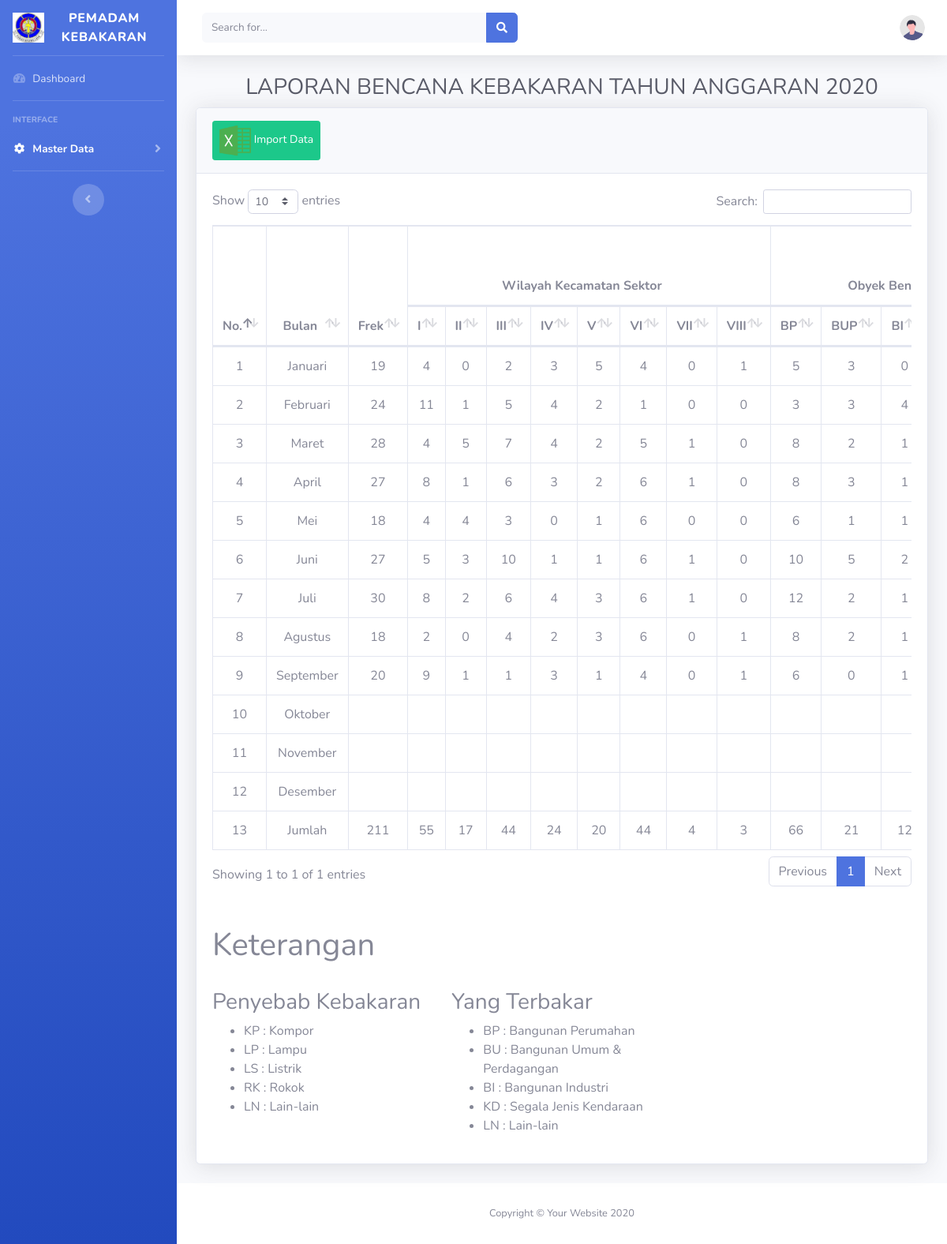
Page /kebakaran.php (signed in) on the committed database.
### tables this page shows
CREATE TABLE `kebakaran` (
  `id` int(11) NOT NULL,
  `bulan` varchar(30) NOT NULL,
  `frek` varchar(30) NOT NULL,
  `i` varchar(30) NOT NULL,
  `ii` varchar(30) NOT NULL,
  `iii` varchar(30) NOT NULL,
  `iv` varchar(30) NOT NULL,
  `v` varchar(30) NOT NULL,
  `vi` varchar(30) NOT NULL,
  `vii` varchar(30) NOT NULL,
  `viii` varchar(30) NOT NULL,
  `bp` varchar(30) NOT NULL,
  `bup` varchar(30) NOT NULL,
  `bi` varchar(30) NOT NULL,
  `kd` varchar(30) NOT NULL,
  `ln` varchar(30) NOT NULL,
  `kp` varchar(30) NOT NULL,
  `lp` varchar(30) NOT NULL,
  `ls` varchar(30) NOT NULL,
  `rk` varchar(30) NOT NULL,
  `ln2` varchar(30) NOT NULL,
  `jumlah_unit` varchar(30) NOT NULL,
  `jumlah_sdm` varchar(30) NOT NULL,
  `luka` varchar(30) NOT NULL,
  `tewas` varchar(30) NOT NULL,
  `luka_w` varchar(30) NOT NULL,
  `tewas_w` varchar(30) NOT NULL,
  `luas_area` varchar(30) NOT NULL,
  `bp2` varchar(30) NOT NULL,
  `bup2` varchar(30) NOT NULL,
  `bi2` varchar(30) NOT NULL,
  `kd2` varchar(30) NOT NULL,
  `ln3` varchar(30) NOT NULL,
  `taksiran_rugi` varchar(30) NOT NULL
);

### kebakaran.php (the view, shortened to what this page needs)
<?php
require 'sidebar.php';
require 'navbar.php';
?>
<h1 style="text-align:center" class="h3 mb-2 text-gray-800">LAPORAN BENCANA KEBAKARAN TAHUN ANGGARAN 2020</h1>
<div class="card shadow mb-4">
    <div class="card-header py-3">
        <a href="" type="button" class="btn btn-sm btn-success" data-toggle="modal" data-target="#importData">
            <img src="assets/img/excel.png" width="40px">
            Import Data
        </a>
    </div>
    <div class="card-body">
        <div class="table-responsive">
            <table style="text-align:center" class="table table-bordered" id="dataTable" width="100%" cellspacing="0" cellpadding="0">
                <thead>
                    <tr>
                        <th rowspan="3">No.</th>
                        <th rowspan="3">Bulan</th>
                        <th rowspan="3">Frek</th>
                        <th rowspan="2" colspan="8">Wilayah Kecamatan Sektor</th>
                        <th rowspan="2" colspan="5">Obyek Bencana</th>
                    </tr>
                    <tr>
                    </tr>
                    <tr>
                        <th>I</th>
                        <th>II</th>
                        <th>III</th>
                        <th>IV</th>
                        <th>V</th>
                        <th>VI</th>
                        <th>VII</th>
                        <th>VIII</th>
                        <th>BP</th>
                        <th>BUP</th>
                        <th>BI</th>
                    </tr>
                </thead>
                <?php
                include 'functions.php';
                $no = 1;
                $data = mysqli_query($koneksi, "SELECT * FROM kebakaran");
                foreach ($data as $d) {
                ?>
                    <tbody>
                        <tr>
                            <td><?php echo $no++; ?></td>
                            <td><?php echo $d["bulan"]; ?></td>
                            <td><?php echo $d["frek"]; ?></td>
                            <td><?php echo $d["i"]; ?></td>
                            <td><?php echo $d["ii"]; ?></td>
                            <td><?php echo $d["iii"]; ?></td>
                            <td><?php echo $d["iv"]; ?></td>
                            <td><?php echo $d["v"]; ?></td>
                            <td><?php echo $d["vi"]; ?></td>
                            <td><?php echo $d["vii"]; ?></td>
                            <td><?php echo $d["viii"]; ?></td>
                            <td><?php echo $d["bp"]; ?></td>
                            <td><?php echo $d["bup"]; ?></td>
                            <td><?php echo $d["bi"]; ?></td>
                        </tr>
                    </tbody>
                <?php
                }
                ?>
            </table>
        </div>
        <div class="row">
            <div class="col-md-12">
                <h1>Keterangan</h1>
            </div>
        </div>
        <div class="row">
            <div class="col-md-4">
                <h3>Penyebab Kebakaran</h3>
                <ul>
                    <li>KP : Kompor</li>
                    <li>LP : Lampu</li>
                    <li>LS : Listrik</li>
                    <li>RK : Rokok</li>
                    <li>LN : Lain-lain</li>
                </ul>
            </div>
            <div class="col-md-4">
                <h3>Yang Terbakar</h3>
                <ul>
                    <li>BP : Bangunan Perumahan</li>
                    <li>BU : Bangunan Umum & Perdagangan</li>
                    <li>BI : Bangunan Industri</li>
                    <li>KD : Segala Jenis Kendaraan</li>
                    <li>LN : Lain-lain</li>
                </ul>
            </div>
        </div>
    </div>
</div>
<?php
require 'footer.php';
?>

### sidebar.php (shortened to what this page needs)
<!DOCTYPE html>
<html lang="en">
<head>
    <link href="assets/vendor/fontawesome-free/css/all.min.css" rel="stylesheet" type="text/css">
    <link href="assets/css/sb-admin-2.min.css" rel="stylesheet">
    <link href="assets/vendor/datatables/dataTables.bootstrap4.min.css" rel="stylesheet">
    <link rel="stylesheet" href="assets/css/style.css">
</head>
<body id="page-top">
    <div id="wrapper">
        <ul class="navbar-nav bg-gradient-primary sidebar sidebar-dark accordion" id="accordionSidebar">
            <a class="sidebar-brand d-flex align-items-center justify-content-center" href="index.html">
                <div class="sidebar-brand-icon">
                    <img src="assets/img/logo.jpeg" width="40px" alt="">
                </div>
                <div class="sidebar-brand-text mx-3">Pemadam Kebakaran</div>
            </a>
            <hr class="sidebar-divider my-0">
            <li class="nav-item">
                <a class="nav-link" href="index.php">
                    <i class="fas fa-fw fa-tachometer-alt"></i>
                    <span>Dashboard</span></a>
            </li>
            <hr class="sidebar-divider">
            <div class="sidebar-heading">
                Interface
            </div>
            <li class="nav-item active">
                <a class="nav-link collapsed" href="#" data-toggle="collapse" data-target="#collapseTwo" aria-expanded="true" aria-controls="collapseTwo">
                    <i class="fas fa-fw fa-cog"></i>
                    <span>Master Data</span>
                </a>
            </li>
            <hr class="sidebar-divider">
            <div class="text-center d-none d-md-inline">
                <button class="rounded-circle border-0" id="sidebarToggle"></button>
            </div>
        </ul>
        <div id="content-wrapper" class="d-flex flex-column">
            <div id="content">

### navbar.php (shortened to what this page needs)
<nav class="navbar navbar-expand navbar-light bg-white topbar mb-4 static-top shadow">
    <form class="d-none d-sm-inline-block form-inline mr-auto ml-md-3 my-2 my-md-0 mw-100 navbar-search">
        <div class="input-group">
            <input type="text" class="form-control bg-light border-0 small" placeholder="Search for..." aria-label="Search" aria-describedby="basic-addon2">
            <div class="input-group-append">
                <button class="btn btn-primary" type="button">
                    <i class="fas fa-search fa-sm"></i>
                </button>
            </div>
        </div>
    </form>
    <ul class="navbar-nav ml-auto">
        <li class="nav-item dropdown no-arrow">
            <a class="nav-link dropdown-toggle" href="#" id="userDropdown" role="button" data-toggle="dropdown" aria-haspopup="true" aria-expanded="false">
                <img class="img-profile rounded-circle" src="assets/img/undraw_profile.svg">
            </a>
        </li>
    </ul>
</nav>
<div class="container-fluid">

### footer.php (shortened to what this page needs)
</div>
</div>
<footer class="sticky-footer bg-white">
    <div class="container my-auto">
        <div class="copyright text-center my-auto">
            <span>Copyright &copy; Your Website 2020</span>
        </div>
    </div>
</footer>
</div>
</div>
</body>
</html>

### rows in the picture
kebakaran: bulan "Januari", frek "19", i "4", ii "0", iii "2", iv "3", v "5", vi "4", vii "0", viii "1", bp "5", bup "3", bi "0"
kebakaran: bulan "Februari", frek "24", i "11", ii "1", iii "5", iv "4", v "2", vi "1", vii "0", viii "0", bp "3", bup "3", bi "4"
kebakaran: bulan "Maret", frek "28", i "4", ii "5", iii "7", iv "4", v "2", vi "5", vii "1", viii "0", bp "8", bup "2", bi "1"
kebakaran: bulan "April", frek "27", i "8", ii "1", iii "6", iv "3", v "2", vi "6", vii "1", viii "0", bp "8", bup "3", bi "1"
kebakaran: bulan "Mei", frek "18", i "4", ii "4", iii "3", iv "0", v "1", vi "6", vii "0", viii "0", bp "6", bup "1", bi "1"
kebakaran: bulan "Juni", frek "27", i "5", ii "3", iii "10", iv "1", v "1", vi "6", vii "1", viii "0", bp "10", bup "5", bi "2"
kebakaran: bulan "Juli", frek "30", i "8", ii "2", iii "6", iv "4", v "3", vi "6", vii "1", viii "0", bp "12", bup "2", bi "1"
kebakaran: bulan "Agustus", frek "18", i "2", ii "0", iii "4", iv "2", v "3", vi "6", vii "0", viii "1", bp "8", bup "2", bi "1"
kebakaran: bulan "September", frek "20", i "9", ii "1", iii "1", iv "3", v "1", vi "4", vii "0", viii "1", bp "6", bup "0", bi "1"
kebakaran: bulan "Oktober"
kebakaran: bulan "November"
kebakaran: bulan "Desember"
kebakaran: bulan "Jumlah", frek "211", i "55", ii "17", iii "44", iv "24", v "20", vi "44", vii "4", viii "3", bp "66", bup "21", bi "12"
